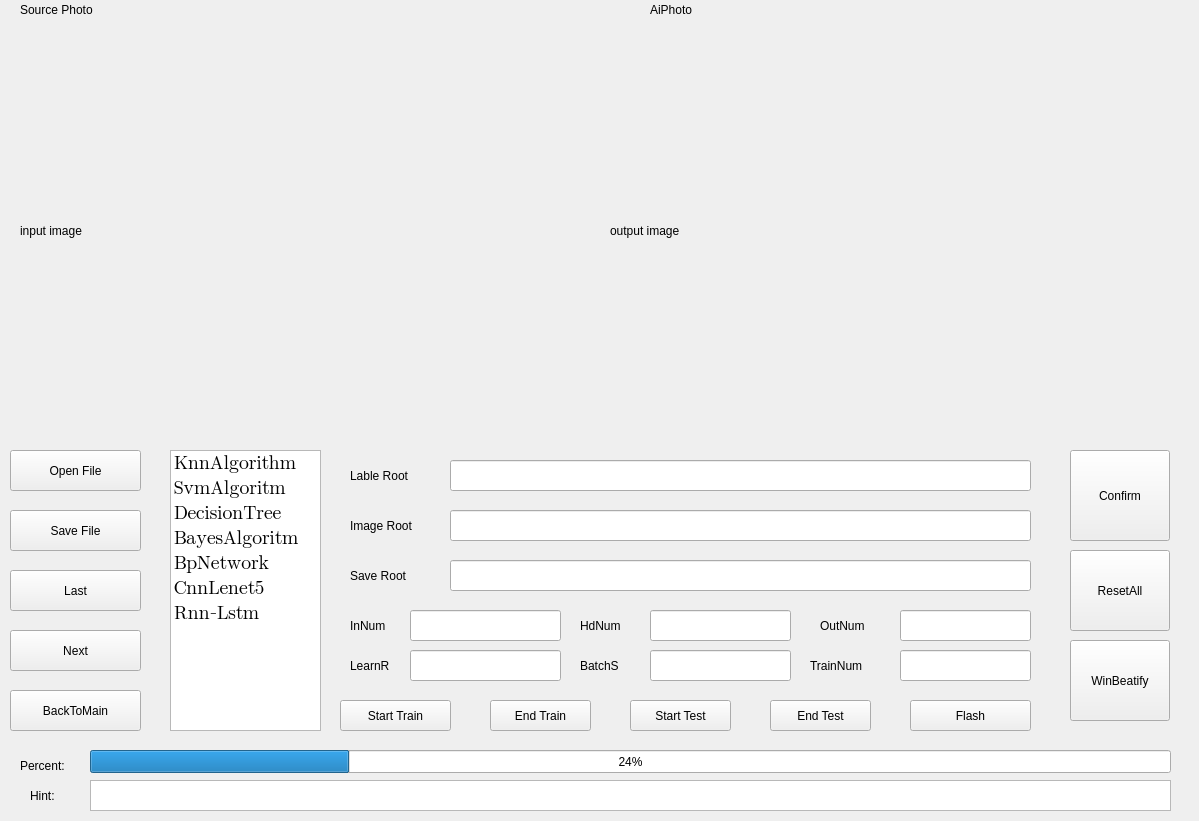
<?xml version="1.0" encoding="UTF-8"?>
<ui version="4.0">
 <class>winAiPhoto</class>
 <widget class="QWidget" name="winAiPhoto">
  <property name="geometry">
   <rect>
    <x>0</x>
    <y>0</y>
    <width>1199</width>
    <height>821</height>
   </rect>
  </property>
  <property name="windowTitle">
   <string>Form</string>
  </property>
  <widget class="QLabel" name="label_5">
   <property name="geometry">
    <rect>
     <x>650</x>
     <y>0</y>
     <width>131</width>
     <height>20</height>
    </rect>
   </property>
   <property name="text">
    <string>AiPhoto</string>
   </property>
  </widget>
  <widget class="QLabel" name="label_4">
   <property name="geometry">
    <rect>
     <x>20</x>
     <y>0</y>
     <width>131</width>
     <height>20</height>
    </rect>
   </property>
   <property name="text">
    <string>Source Photo</string>
   </property>
  </widget>
  <widget class="QLabel" name="LbOutputImage">
   <property name="geometry">
    <rect>
     <x>610</x>
     <y>30</y>
     <width>541</width>
     <height>401</height>
    </rect>
   </property>
   <property name="frameShadow">
    <enum>QFrame::Raised</enum>
   </property>
   <property name="midLineWidth">
    <number>2</number>
   </property>
   <property name="text">
    <string>output image</string>
   </property>
  </widget>
  <widget class="QLabel" name="LbInputImage">
   <property name="geometry">
    <rect>
     <x>20</x>
     <y>30</y>
     <width>561</width>
     <height>401</height>
    </rect>
   </property>
   <property name="text">
    <string>input image</string>
   </property>
  </widget>
  <widget class="QPushButton" name="PbNext">
   <property name="geometry">
    <rect>
     <x>10</x>
     <y>630</y>
     <width>131</width>
     <height>41</height>
    </rect>
   </property>
   <property name="text">
    <string>Next</string>
   </property>
  </widget>
  <widget class="QPushButton" name="PbResetAll">
   <property name="geometry">
    <rect>
     <x>1070</x>
     <y>550</y>
     <width>100</width>
     <height>81</height>
    </rect>
   </property>
   <property name="text">
    <string>ResetAll</string>
   </property>
  </widget>
  <widget class="QPushButton" name="PbLast">
   <property name="geometry">
    <rect>
     <x>10</x>
     <y>570</y>
     <width>131</width>
     <height>41</height>
    </rect>
   </property>
   <property name="text">
    <string>Last</string>
   </property>
  </widget>
  <widget class="QPushButton" name="PbWinBeatify">
   <property name="geometry">
    <rect>
     <x>1070</x>
     <y>640</y>
     <width>100</width>
     <height>81</height>
    </rect>
   </property>
   <property name="text">
    <string>WinBeatify</string>
   </property>
  </widget>
  <widget class="QPushButton" name="PbSaveFile">
   <property name="geometry">
    <rect>
     <x>10</x>
     <y>510</y>
     <width>131</width>
     <height>41</height>
    </rect>
   </property>
   <property name="text">
    <string>Save File</string>
   </property>
  </widget>
  <widget class="QLabel" name="label_6">
   <property name="geometry">
    <rect>
     <x>30</x>
     <y>780</y>
     <width>41</width>
     <height>31</height>
    </rect>
   </property>
   <property name="text">
    <string>Hint:</string>
   </property>
  </widget>
  <widget class="QPushButton" name="PbOpenFile">
   <property name="geometry">
    <rect>
     <x>10</x>
     <y>450</y>
     <width>131</width>
     <height>41</height>
    </rect>
   </property>
   <property name="text">
    <string>Open File</string>
   </property>
  </widget>
  <widget class="QTextBrowser" name="TbHint">
   <property name="geometry">
    <rect>
     <x>90</x>
     <y>780</y>
     <width>1081</width>
     <height>31</height>
    </rect>
   </property>
  </widget>
  <widget class="QPushButton" name="PbBackToMain">
   <property name="geometry">
    <rect>
     <x>10</x>
     <y>690</y>
     <width>131</width>
     <height>41</height>
    </rect>
   </property>
   <property name="text">
    <string>BackToMain</string>
   </property>
  </widget>
  <widget class="QPushButton" name="PbConfirm">
   <property name="geometry">
    <rect>
     <x>1070</x>
     <y>450</y>
     <width>100</width>
     <height>91</height>
    </rect>
   </property>
   <property name="text">
    <string>Confirm</string>
   </property>
  </widget>
  <widget class="QProgressBar" name="PgFinishPercent">
   <property name="geometry">
    <rect>
     <x>90</x>
     <y>750</y>
     <width>1081</width>
     <height>23</height>
    </rect>
   </property>
   <property name="value">
    <number>24</number>
   </property>
  </widget>
  <widget class="QLabel" name="label_7">
   <property name="geometry">
    <rect>
     <x>20</x>
     <y>750</y>
     <width>71</width>
     <height>31</height>
    </rect>
   </property>
   <property name="text">
    <string>Percent:</string>
   </property>
  </widget>
  <widget class="QStackedWidget" name="SwAiFun">
   <property name="geometry">
    <rect>
     <x>330</x>
     <y>450</y>
     <width>721</width>
     <height>281</height>
    </rect>
   </property>
   <property name="currentIndex">
    <number>4</number>
   </property>
   <widget class="QWidget" name="SwpKnn">
    <widget class="QLabel" name="label_8">
     <property name="geometry">
      <rect>
       <x>10</x>
       <y>10</y>
       <width>71</width>
       <height>31</height>
      </rect>
     </property>
     <property name="text">
      <string>KNN</string>
     </property>
    </widget>
   </widget>
   <widget class="QWidget" name="SwpBpSvm">
    <widget class="QLabel" name="label_9">
     <property name="geometry">
      <rect>
       <x>10</x>
       <y>10</y>
       <width>71</width>
       <height>31</height>
      </rect>
     </property>
     <property name="text">
      <string>SVM</string>
     </property>
    </widget>
   </widget>
   <widget class="QWidget" name="SwpDecisionTree">
    <widget class="QLabel" name="label_10">
     <property name="geometry">
      <rect>
       <x>10</x>
       <y>10</y>
       <width>111</width>
       <height>31</height>
      </rect>
     </property>
     <property name="text">
      <string>DecisionTree</string>
     </property>
    </widget>
   </widget>
   <widget class="QWidget" name="SwpBayes">
    <widget class="QLabel" name="label_11">
     <property name="geometry">
      <rect>
       <x>10</x>
       <y>0</y>
       <width>71</width>
       <height>31</height>
      </rect>
     </property>
     <property name="text">
      <string>Bayes</string>
     </property>
    </widget>
   </widget>
   <widget class="QWidget" name="SwpBpNetWork">
    <widget class="QPushButton" name="PbBpStartTrain">
     <property name="geometry">
      <rect>
       <x>10</x>
       <y>250</y>
       <width>111</width>
       <height>31</height>
      </rect>
     </property>
     <property name="text">
      <string>Start Train</string>
     </property>
    </widget>
    <widget class="QLineEdit" name="LeLableRoot">
     <property name="geometry">
      <rect>
       <x>120</x>
       <y>10</y>
       <width>581</width>
       <height>31</height>
      </rect>
     </property>
    </widget>
    <widget class="QLabel" name="LbBpLableRoot">
     <property name="geometry">
      <rect>
       <x>20</x>
       <y>10</y>
       <width>91</width>
       <height>31</height>
      </rect>
     </property>
     <property name="text">
      <string>Lable Root</string>
     </property>
    </widget>
    <widget class="QLabel" name="LbBpImageRoot">
     <property name="geometry">
      <rect>
       <x>20</x>
       <y>60</y>
       <width>91</width>
       <height>31</height>
      </rect>
     </property>
     <property name="text">
      <string>Image Root</string>
     </property>
    </widget>
    <widget class="QLineEdit" name="LeImageRoot">
     <property name="geometry">
      <rect>
       <x>120</x>
       <y>60</y>
       <width>581</width>
       <height>31</height>
      </rect>
     </property>
    </widget>
    <widget class="QPushButton" name="PbBpEndTrain">
     <property name="geometry">
      <rect>
       <x>160</x>
       <y>250</y>
       <width>101</width>
       <height>31</height>
      </rect>
     </property>
     <property name="text">
      <string>End Train</string>
     </property>
    </widget>
    <widget class="QLabel" name="LbBpInNum">
     <property name="geometry">
      <rect>
       <x>20</x>
       <y>160</y>
       <width>61</width>
       <height>31</height>
      </rect>
     </property>
     <property name="text">
      <string>InNum</string>
     </property>
    </widget>
    <widget class="QLineEdit" name="LeInNum">
     <property name="geometry">
      <rect>
       <x>80</x>
       <y>160</y>
       <width>151</width>
       <height>31</height>
      </rect>
     </property>
    </widget>
    <widget class="QLabel" name="LbBpHdNum">
     <property name="geometry">
      <rect>
       <x>250</x>
       <y>160</y>
       <width>61</width>
       <height>31</height>
      </rect>
     </property>
     <property name="text">
      <string>HdNum</string>
     </property>
    </widget>
    <widget class="QLineEdit" name="LeHdNum">
     <property name="geometry">
      <rect>
       <x>320</x>
       <y>160</y>
       <width>141</width>
       <height>31</height>
      </rect>
     </property>
    </widget>
    <widget class="QLabel" name="LbBpOutNum">
     <property name="geometry">
      <rect>
       <x>490</x>
       <y>160</y>
       <width>71</width>
       <height>31</height>
      </rect>
     </property>
     <property name="text">
      <string>OutNum</string>
     </property>
    </widget>
    <widget class="QLineEdit" name="LeOutNum">
     <property name="geometry">
      <rect>
       <x>570</x>
       <y>160</y>
       <width>131</width>
       <height>31</height>
      </rect>
     </property>
    </widget>
    <widget class="QLabel" name="LbBpLearnRate">
     <property name="geometry">
      <rect>
       <x>20</x>
       <y>200</y>
       <width>61</width>
       <height>31</height>
      </rect>
     </property>
     <property name="text">
      <string>LearnR</string>
     </property>
    </widget>
    <widget class="QLineEdit" name="LeLearnRate">
     <property name="geometry">
      <rect>
       <x>80</x>
       <y>200</y>
       <width>151</width>
       <height>31</height>
      </rect>
     </property>
    </widget>
    <widget class="QLabel" name="LbBpBatchSize">
     <property name="geometry">
      <rect>
       <x>250</x>
       <y>200</y>
       <width>61</width>
       <height>31</height>
      </rect>
     </property>
     <property name="text">
      <string>BatchS</string>
     </property>
    </widget>
    <widget class="QLineEdit" name="LeBatchSize">
     <property name="geometry">
      <rect>
       <x>320</x>
       <y>200</y>
       <width>141</width>
       <height>31</height>
      </rect>
     </property>
    </widget>
    <widget class="QLabel" name="LbBpTrainNum">
     <property name="geometry">
      <rect>
       <x>480</x>
       <y>200</y>
       <width>81</width>
       <height>31</height>
      </rect>
     </property>
     <property name="text">
      <string>TrainNum</string>
     </property>
    </widget>
    <widget class="QLineEdit" name="LeTrainNum">
     <property name="geometry">
      <rect>
       <x>570</x>
       <y>200</y>
       <width>131</width>
       <height>31</height>
      </rect>
     </property>
    </widget>
    <widget class="QPushButton" name="PbBpStartTest">
     <property name="geometry">
      <rect>
       <x>300</x>
       <y>250</y>
       <width>101</width>
       <height>31</height>
      </rect>
     </property>
     <property name="text">
      <string>Start Test</string>
     </property>
    </widget>
    <widget class="QPushButton" name="PbBpEndTest">
     <property name="geometry">
      <rect>
       <x>440</x>
       <y>250</y>
       <width>101</width>
       <height>31</height>
      </rect>
     </property>
     <property name="text">
      <string>End Test</string>
     </property>
    </widget>
    <widget class="QPushButton" name="PbFlash">
     <property name="geometry">
      <rect>
       <x>580</x>
       <y>250</y>
       <width>121</width>
       <height>31</height>
      </rect>
     </property>
     <property name="text">
      <string>Flash</string>
     </property>
    </widget>
    <widget class="QLabel" name="LbBpSaveRoot">
     <property name="geometry">
      <rect>
       <x>20</x>
       <y>110</y>
       <width>91</width>
       <height>31</height>
      </rect>
     </property>
     <property name="text">
      <string>Save Root</string>
     </property>
    </widget>
    <widget class="QLineEdit" name="LeSaveRoot">
     <property name="geometry">
      <rect>
       <x>120</x>
       <y>110</y>
       <width>581</width>
       <height>31</height>
      </rect>
     </property>
    </widget>
   </widget>
   <widget class="QWidget" name="SwpCnnLet">
    <widget class="QLabel" name="label_13">
     <property name="geometry">
      <rect>
       <x>10</x>
       <y>0</y>
       <width>71</width>
       <height>31</height>
      </rect>
     </property>
     <property name="text">
      <string>Cnn</string>
     </property>
    </widget>
   </widget>
   <widget class="QWidget" name="SwpRnn">
    <widget class="QLabel" name="label_14">
     <property name="geometry">
      <rect>
       <x>10</x>
       <y>0</y>
       <width>71</width>
       <height>31</height>
      </rect>
     </property>
     <property name="text">
      <string>Rnn</string>
     </property>
    </widget>
   </widget>
  </widget>
  <widget class="QListWidget" name="LwAiFun">
   <property name="geometry">
    <rect>
     <x>170</x>
     <y>450</y>
     <width>151</width>
     <height>281</height>
    </rect>
   </property>
   <property name="font">
    <font>
     <pointsize>15</pointsize>
    </font>
   </property>
   <item>
    <property name="text">
     <string>KnnAlgorithm</string>
    </property>
    <property name="font">
     <font>
      <family>Symbola</family>
      <pointsize>14</pointsize>
     </font>
    </property>
   </item>
   <item>
    <property name="text">
     <string>SvmAlgoritm</string>
    </property>
    <property name="font">
     <font>
      <family>Symbola</family>
      <pointsize>14</pointsize>
     </font>
    </property>
   </item>
   <item>
    <property name="text">
     <string>DecisionTree</string>
    </property>
    <property name="font">
     <font>
      <family>Symbola</family>
      <pointsize>14</pointsize>
     </font>
    </property>
   </item>
   <item>
    <property name="text">
     <string>BayesAlgoritm</string>
    </property>
    <property name="font">
     <font>
      <family>Symbola</family>
      <pointsize>14</pointsize>
     </font>
    </property>
   </item>
   <item>
    <property name="text">
     <string>BpNetwork</string>
    </property>
    <property name="font">
     <font>
      <family>Symbola</family>
      <pointsize>14</pointsize>
     </font>
    </property>
   </item>
   <item>
    <property name="text">
     <string>CnnLenet5</string>
    </property>
    <property name="font">
     <font>
      <family>Symbola</family>
      <pointsize>14</pointsize>
     </font>
    </property>
   </item>
   <item>
    <property name="text">
     <string>Rnn-Lstm</string>
    </property>
    <property name="font">
     <font>
      <family>Symbola</family>
      <pointsize>14</pointsize>
     </font>
    </property>
   </item>
  </widget>
 </widget>
 <resources/>
 <connections/>
</ui>
